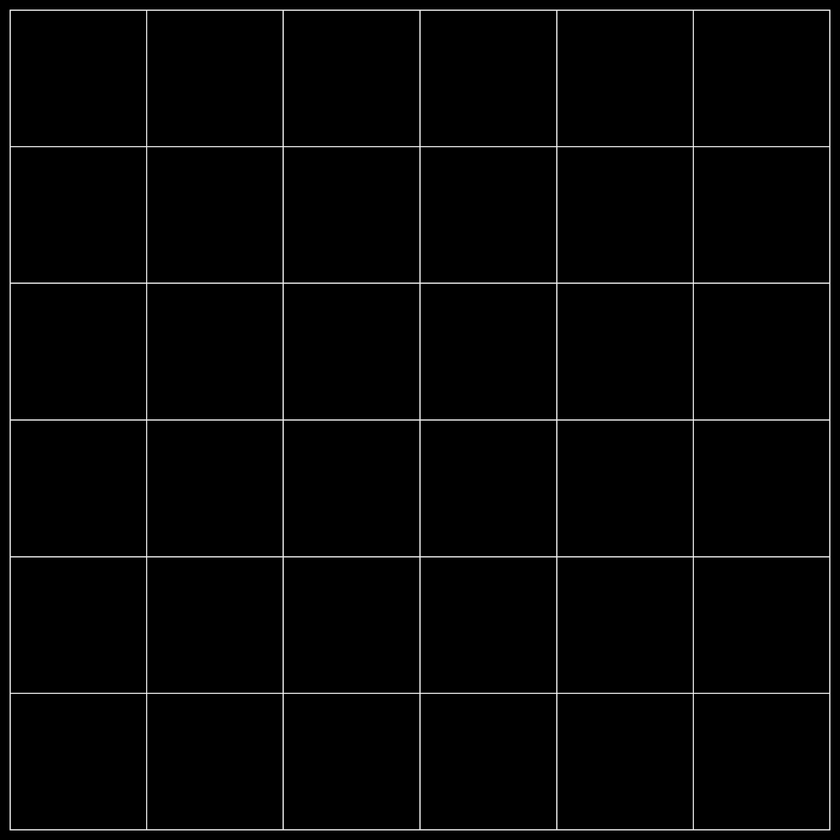
#> input picture misc/grid_7.png, 840 x 840 px, shrunk from 1080 x 1080 before the run
$ python dome_transform.py grid_7.png grid_9.png
#> lines starting #> are read from the running program, lines starting #| are printed output that depends on the picture
#!/usr/bin/env python3
"""
dome_transform.py [input_file] [output_file]
Applies the fitted dome/eqarectangular warp using the 65x65 subdivided mesh.
"""
import sys
import os
import numpy as np
import cv2

# Fitted symmetry-constrained polynomial coefficients (from gridpoints3.npz)
FIT_COEFFS = {
    'dx': np.array([3.55137128, -58.89225498, 6.27069289, -6.71262652, 5.90288003]),
    'dy': np.array([2.09336732, 22.91471597, 2.31771394, -3.7321752, -5.61181181]),
}

def build_warp_maps(w, h, n=65):
    cx, cy = FIT_COEFFS['dx'], FIT_COEFFS['dy']
    us = np.linspace(-1, 1, n)
    vs = np.linspace(-1, 1, n)
    U, V = np.meshgrid(us, vs)
    U2, V2 = U*U, V*V
    U4, V4 = U2*U2, V2*V2
    dx = U * (cx[0] + cx[1]*V2 + cx[2]*V4 + cx[3]*U2 + cx[4]*U2*V2)
    dy = V * (1 - V2) * (cy[0] + cy[1]*U2 + cy[2]*U4 + cy[3]*V2 + cy[4]*U2*V2)
    dst_x = (50 + U*50 + dx) * w / 100.0
    dst_y = (50 + V*50 + dy) * h / 100.0
    src_x = (50 + U*50) * w / 100.0
    src_y = (50 + V*50) * h / 100.0
    dst_grid = np.stack([dst_x, dst_y], axis=-1).astype(np.float32)
    src_grid = np.stack([src_x, src_y], axis=-1).astype(np.float32)

    map_x = np.full((h, w), -1.0, dtype=np.float32)
    map_y = np.full((h, w), -1.0, dtype=np.float32)

    for cj in range(n-1):
        for ci in range(n-1):
            tl, tr = dst_grid[cj, ci], dst_grid[cj, ci+1]
            br, bl = dst_grid[cj+1, ci+1], dst_grid[cj+1, ci]
            stl, str_ = src_grid[cj, ci], src_grid[cj, ci+1]
            sbr, sbl = src_grid[cj+1, ci+1], src_grid[cj+1, ci]
            if np.linalg.norm(tr-tl) < 0.5 or np.linalg.norm(br-bl) < 0.5 or \
               np.linalg.norm(bl-tl) < 0.5 or np.linalg.norm(br-tr) < 0.5:
                continue
            for tri_dst, tri_src in [([tl,tr,br],[stl,str_,sbr]), ([tl,br,bl],[stl,sbr,sbl])]:
                tri_dst = np.array(tri_dst, dtype=np.float32)
                tri_src = np.array(tri_src, dtype=np.float32)
                area = 0.5*abs(tri_dst[0,0]*(tri_dst[1,1]-tri_dst[2,1])+tri_dst[1,0]*(tri_dst[2,1]-tri_dst[0,1])+tri_dst[2,0]*(tri_dst[0,1]-tri_dst[1,1]))
                if area < 0.5:
                    continue
                M = cv2.getAffineTransform(tri_dst, tri_src)
                xs, ys = tri_dst[:,0], tri_dst[:,1]
                x_min, x_max = max(0,int(np.floor(xs.min()))), min(w-1,int(np.ceil(xs.max())))
                y_min, y_max = max(0,int(np.floor(ys.min()))), min(h-1,int(np.ceil(ys.max())))
                if x_min >= x_max or y_min >= y_max:
                    continue
                px = np.arange(x_min, x_max+1, dtype=np.float32)
                py = np.arange(y_min, y_max+1, dtype=np.float32)
                PX, PY = np.meshgrid(px, py)
                v0=tri_dst[2]-tri_dst[0]; v1=tri_dst[1]-tri_dst[0]
                v2=np.stack([PX-tri_dst[0,0], PY-tri_dst[0,1]], axis=-1)
                dot00=np.dot(v0,v0); dot01=np.dot(v0,v1)
                dot02=v2[:,:,0]*v0[0]+v2[:,:,1]*v0[1]
                dot11=np.dot(v1,v1); dot12=v2[:,:,0]*v1[0]+v2[:,:,1]*v1[1]
                denom=dot00*dot11-dot01*dot01
                inv=np.zeros_like(denom); inv[np.abs(denom)>1e-10]=1/denom[np.abs(denom)>1e-10]
                u=(dot11*dot02-dot01*dot12)*inv; v=(dot00*dot12-dot01*dot02)*inv
                mask=(u>=-1e-6)&(v>=-1e-6)&(u+v<=1+1e-6)
                if not mask.any():
                    continue
                sx=M[0,0]*PX+M[0,1]*PY+M[0,2]; sy=M[1,0]*PX+M[1,1]*PY+M[1,2]
                map_x[y_min:y_max+1, x_min:x_max+1][mask]=sx[mask]
                map_y[y_min:y_max+1, x_min:x_max+1][mask]=sy[mask]
    mask=(map_x<0)|(map_y<0)
    if mask.any():
        map_x[mask]=0; map_y[mask]=0
    return map_x, map_y

def main():
    if len(sys.argv) != 3:
        print(f"Usage: {os.path.basename(sys.argv[0])} [input_file] [output_file]", file=sys.stderr)
        sys.exit(1)
    inp, out = sys.argv[1], sys.argv[2]
    img = cv2.imread(inp)
#> img is the input picture: shape (840, 840, 3); min 0, max 244, mean 5
    if img is None:
        print(f"Failed to read {inp}", file=sys.stderr)
        sys.exit(1)
    h, w = img.shape[:2]
#> h = 840; w = 840
    map_x, map_y = build_warp_maps(w, h, n=65)
#> after the loop in build_warp_maps, `for cj in range(n-1):`:
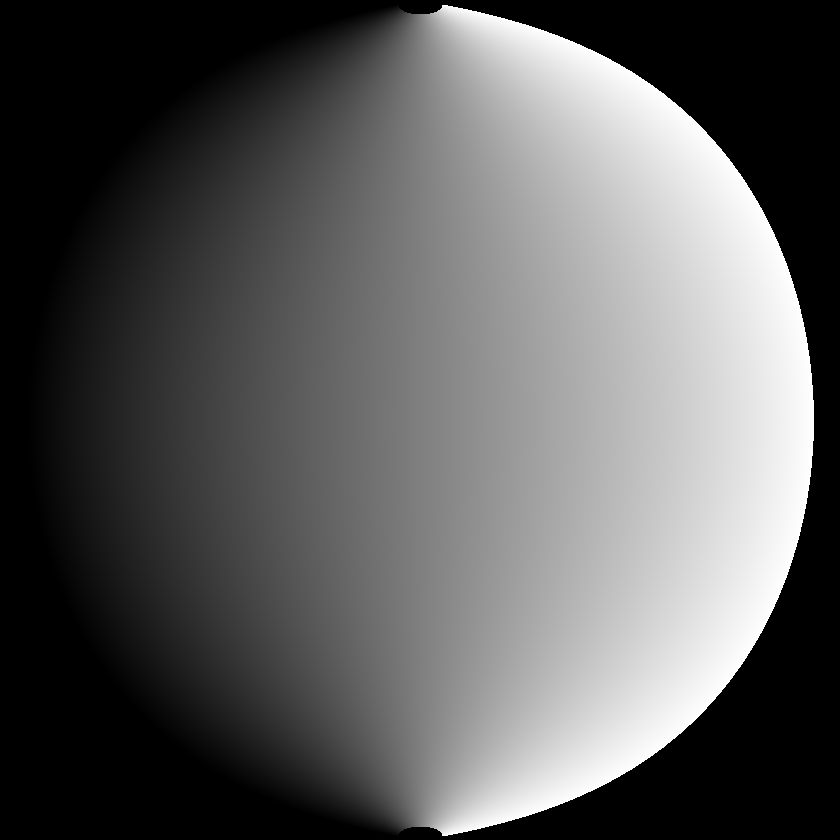
#> map_x: shape (840, 840) float32; min -1, max 840, mean 304.8; drawn with min black and max white
#> after the loop in build_warp_maps, `for cj in range(n-1):`:
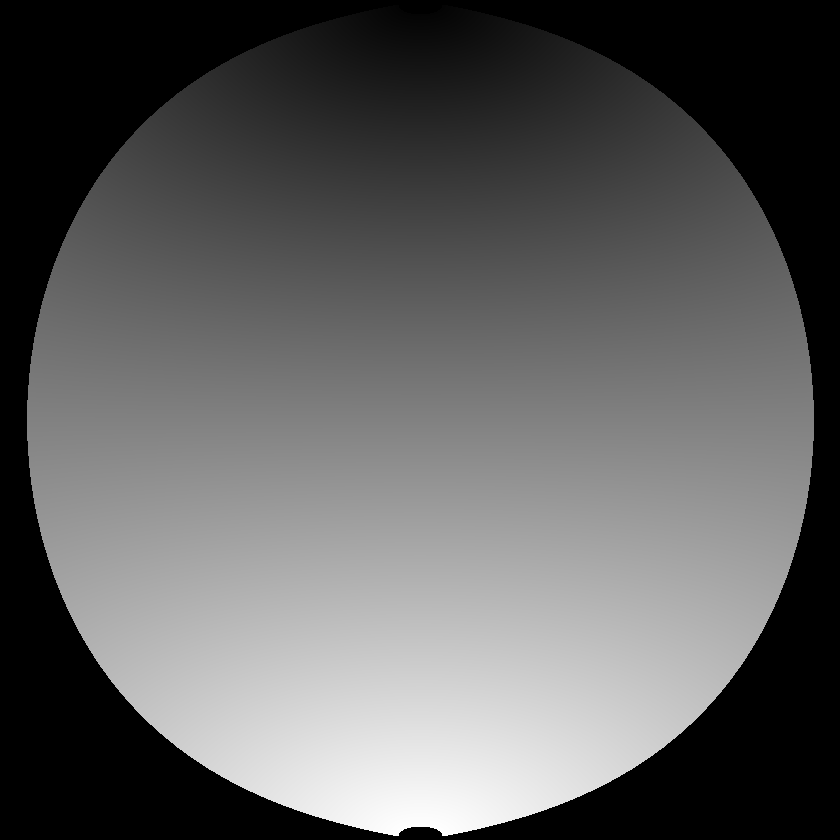
#> map_y: shape (840, 840) float32; min -1, max 826.8, mean 304.8; drawn with min black and max white
    warped = cv2.remap(img, map_x, map_y, cv2.INTER_LINEAR, borderMode=cv2.BORDER_CONSTANT, borderValue=(0,0,0))
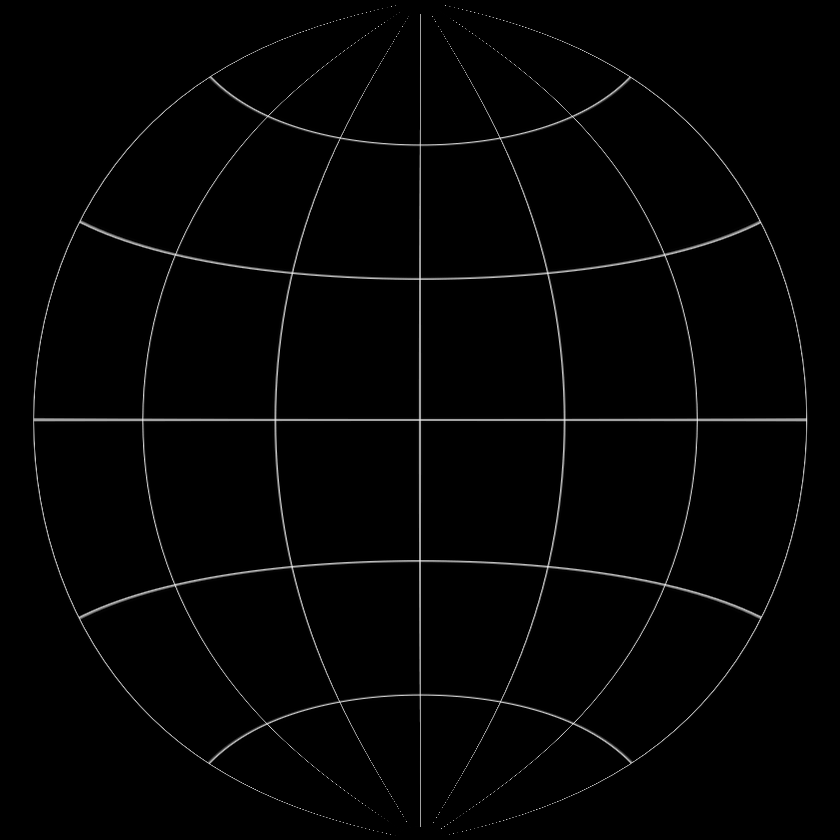
#> warped: shape (840, 840, 3); min 0, max 235, mean 3.4
    ok = cv2.imwrite(out, warped)
    if not ok:
        print(f"Failed to write {out}", file=sys.stderr)
        sys.exit(1)
    print(f"Wrote {out} ({w}x{h})")
#| Wrote grid_9.png (840x840)

if __name__ == "__main__":
    main()

$ run again, on misc/grid_9_minor.png
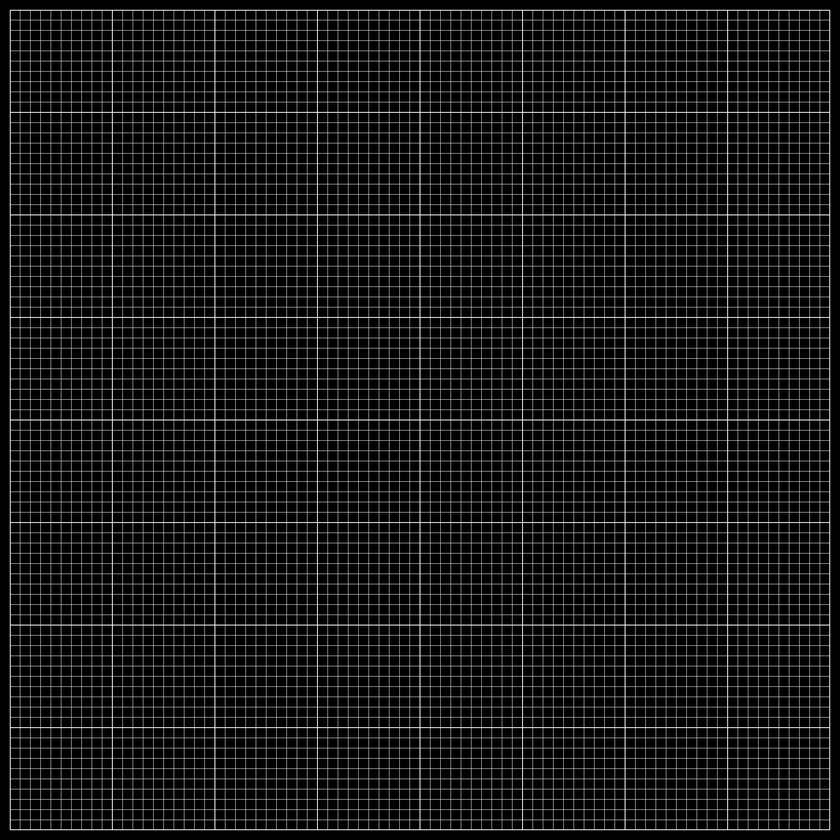
#> input picture misc/grid_9_minor.png, 840 x 840 px, shrunk from 4096 x 4096 before the run
#> in main, img is the input picture: shape (840, 840, 3); min 0, max 238, mean 24.5
#> in main, `warped = cv2.remap(img, map_x, map_y, cv2.INTER_LINEAR, borderMode=cv2..`:
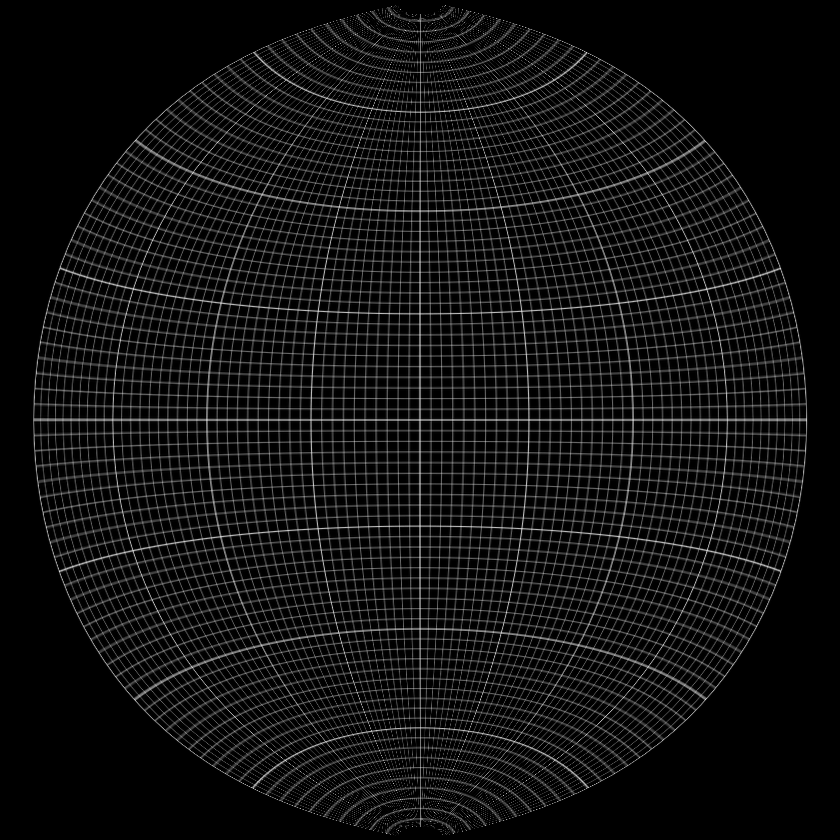
#> warped: shape (840, 840, 3); min 0, max 218, mean 18
#| Wrote grid_9_minor.png (840x840)
